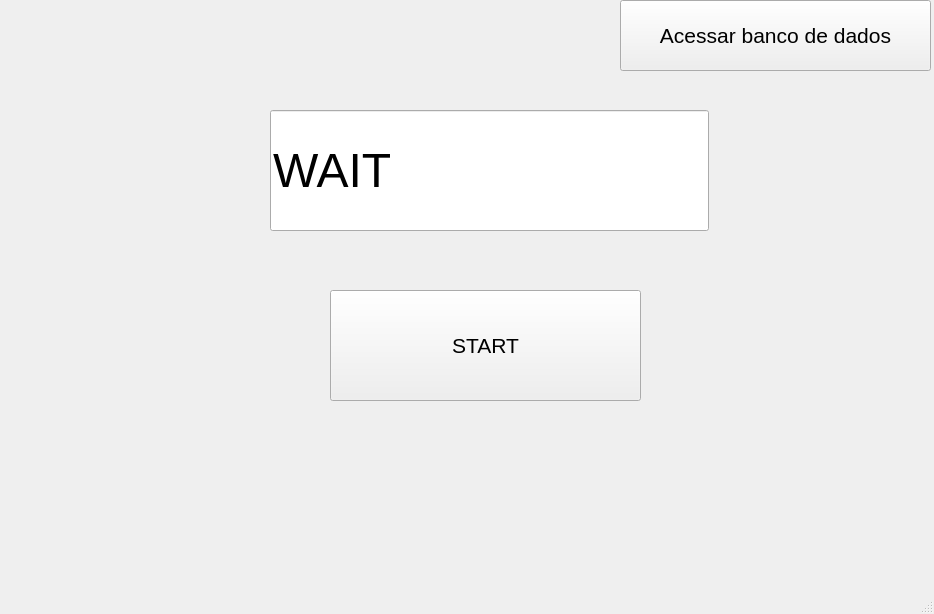
<?xml version="1.0" encoding="UTF-8"?>
<ui version="4.0">
 <class>MainWindow</class>
 <widget class="QMainWindow" name="MainWindow">
  <property name="geometry">
   <rect>
    <x>0</x>
    <y>0</y>
    <width>934</width>
    <height>614</height>
   </rect>
  </property>
  <property name="windowTitle">
   <string>Jiga</string>
  </property>
  <widget class="QWidget" name="centralwidget">
   <widget class="QLineEdit" name="lineEdit_ESP">
    <property name="geometry">
     <rect>
      <x>270</x>
      <y>110</y>
      <width>439</width>
      <height>121</height>
     </rect>
    </property>
    <property name="font">
     <font>
      <pointsize>36</pointsize>
      <weight>50</weight>
      <bold>false</bold>
     </font>
    </property>
    <property name="text">
     <string>WAIT</string>
    </property>
   </widget>
   <widget class="QPushButton" name="btnSTART">
    <property name="geometry">
     <rect>
      <x>330</x>
      <y>290</y>
      <width>311</width>
      <height>111</height>
     </rect>
    </property>
    <property name="sizeIncrement">
     <size>
      <width>10</width>
      <height>10</height>
     </size>
    </property>
    <property name="font">
     <font>
      <pointsize>16</pointsize>
      <weight>50</weight>
      <bold>false</bold>
     </font>
    </property>
    <property name="text">
     <string>START</string>
    </property>
    <property name="iconSize">
     <size>
      <width>30</width>
      <height>30</height>
     </size>
    </property>
    <property name="checkable">
     <bool>false</bool>
    </property>
   </widget>
   <widget class="QPushButton" name="btnSTART_2">
    <property name="geometry">
     <rect>
      <x>620</x>
      <y>0</y>
      <width>311</width>
      <height>71</height>
     </rect>
    </property>
    <property name="sizeIncrement">
     <size>
      <width>10</width>
      <height>10</height>
     </size>
    </property>
    <property name="font">
     <font>
      <pointsize>16</pointsize>
      <weight>50</weight>
      <bold>false</bold>
     </font>
    </property>
    <property name="text">
     <string>Acessar banco de dados</string>
    </property>
    <property name="iconSize">
     <size>
      <width>30</width>
      <height>30</height>
     </size>
    </property>
    <property name="checkable">
     <bool>false</bool>
    </property>
   </widget>
  </widget>
  <widget class="QStatusBar" name="statusbar"/>
  <widget class="QMenuBar" name="menuBar">
   <property name="geometry">
    <rect>
     <x>0</x>
     <y>0</y>
     <width>934</width>
     <height>21</height>
    </rect>
   </property>
  </widget>
  <action name="openFile">
   <property name="checkable">
    <bool>false</bool>
   </property>
   <property name="enabled">
    <bool>true</bool>
   </property>
   <property name="text">
    <string>Open File</string>
   </property>
   <property name="menuRole">
    <enum>QAction::NoRole</enum>
   </property>
  </action>
  <action name="actionOpen_firmware">
   <property name="text">
    <string>Open firmware</string>
   </property>
  </action>
 </widget>
 <resources/>
 <connections/>
</ui>
